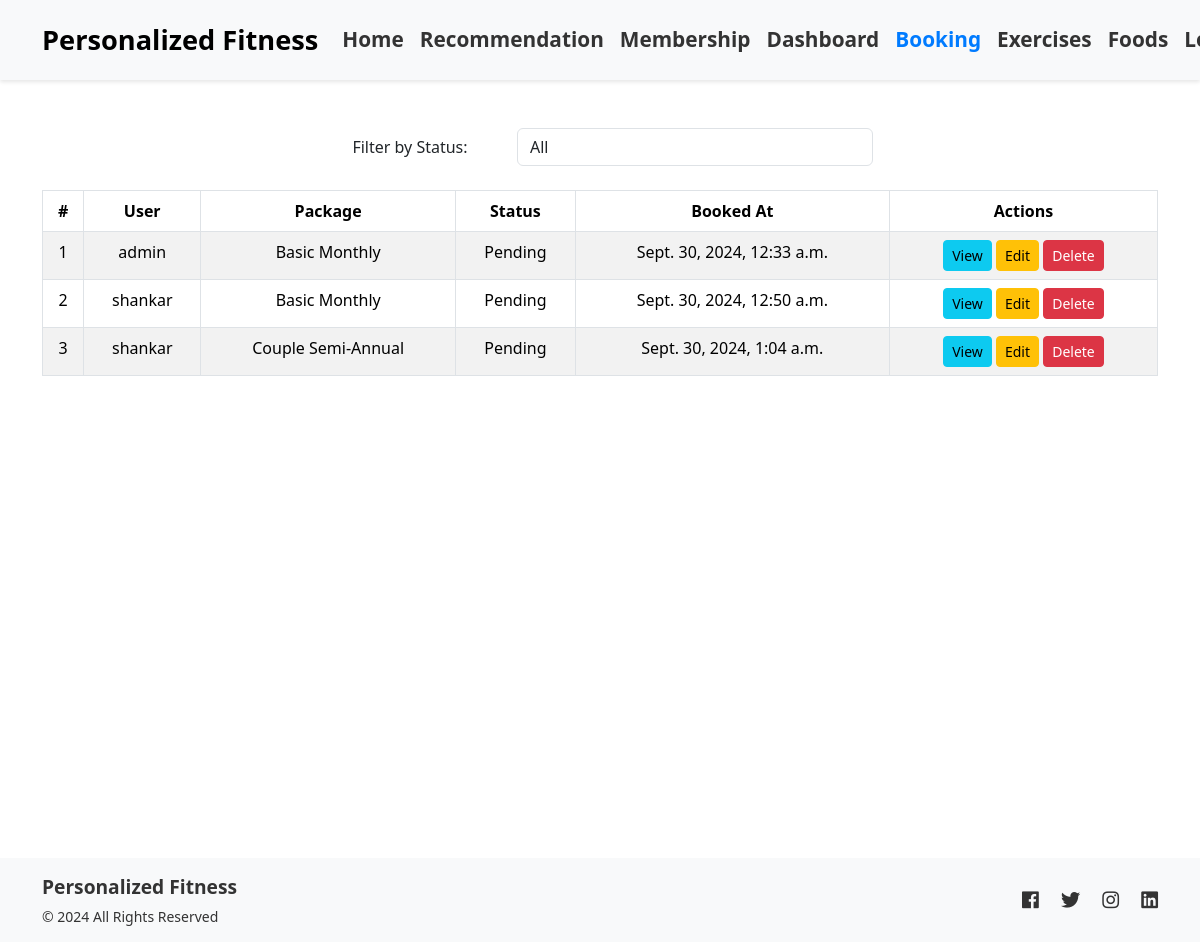
Before: /membership/bookings/ (signed in) with the older database file.
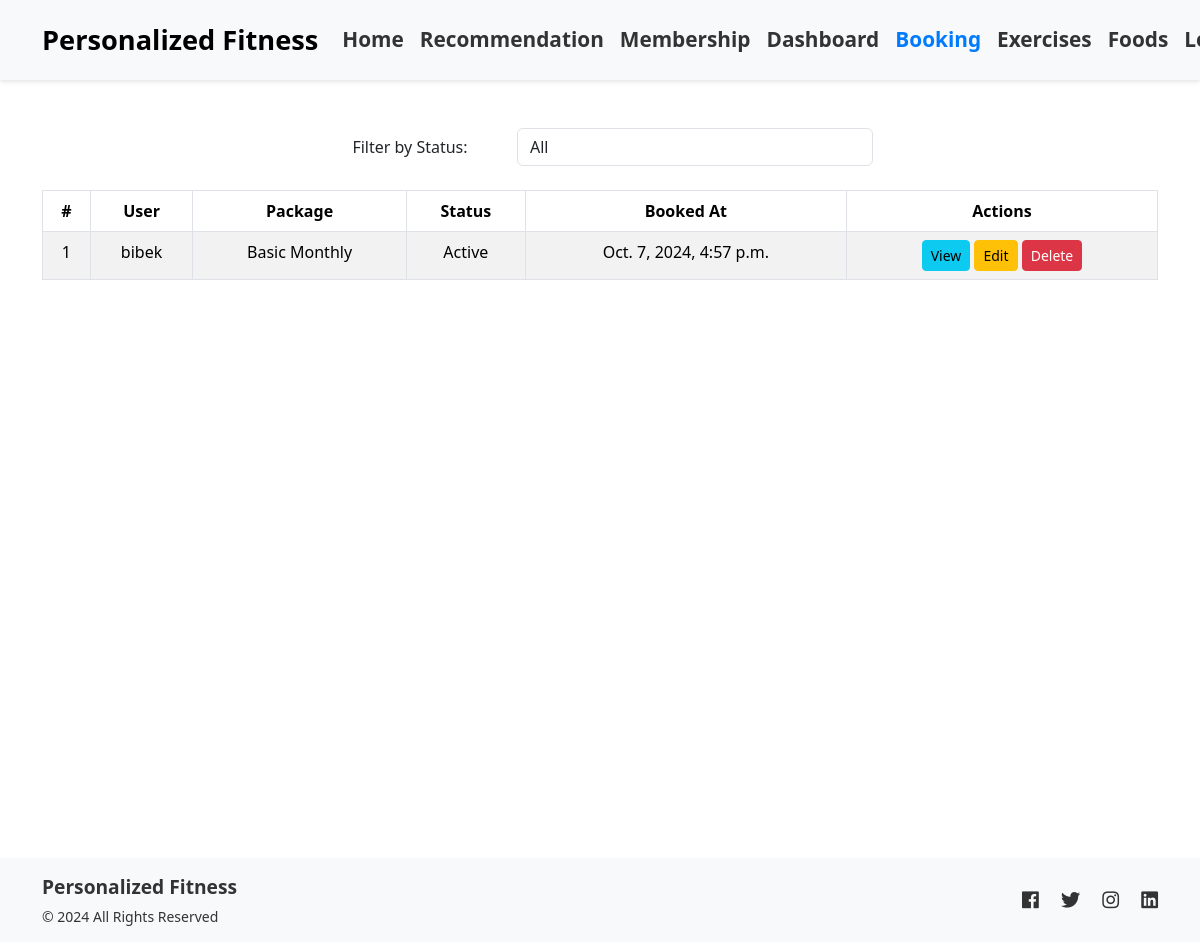
After: the same page with the newer database file.
### membership/models.py (models this page shows, shortened)
class Booking(models.Model):
    STATUS_CHOICES = [
        ('Pending', 'Pending'),
        ('Active', 'Active'),
        ('Expired', 'Expired'),
        ('Cancelled', 'Cancelled'),
    ]
    user = models.ForeignKey(User, related_name='memberships', on_delete=models.CASCADE)
    membership_package = models.ForeignKey(Package, on_delete=models.CASCADE)
    status = models.CharField(max_length=10, choices=STATUS_CHOICES, default='Pending')
    booked_at = models.DateTimeField(auto_now_add=True)
    updated_at = models.DateTimeField(auto_now=True)

class Package(models.Model):
    PACKAGE_CHOICES = [
        ('Monthly', 'Monthly'),
        ('Quarterly', 'Quarterly'),
        ('Semi-Annually', 'Semi-Annually'),
        ('Annually', 'Annually'),
    ]
    CATEGORY_CHOICES = [
        ('Individual', 'Individual'),
        ('Student', 'Student'),
        ('Couple', 'Couple'),
        ('Family', 'Family'),
    ]
    name = models.CharField(max_length=50, unique=True)
    description = models.TextField(blank=True, null=True)
    package_type = models.CharField(max_length=20, choices=PACKAGE_CHOICES)
    category = models.CharField(max_length=20, choices=CATEGORY_CHOICES, default='Individual')
    price = models.DecimalField(max_digits=10, decimal_places=2)
    is_active = models.BooleanField(default=True)
    created_at = models.DateTimeField(auto_now_add=True)
    updated_at = models.DateTimeField(auto_now=True)

### membership/views.py (the view)
    def wrapper(request, *args, **kwargs):
        if not is_admin(request.user):
            messages.error(request, "You are not allowed to access this page.")
            return HttpResponseRedirect(reverse('packages'))
        return view_func(request, *args, **kwargs)

### membership/views.py (called while the page is built)
def is_admin(user):
    return user.is_superuser

def admin_required(view_func):
    def wrapper(request, *args, **kwargs):
        if not is_admin(request.user):
            messages.error(request, "You are not allowed to access this page.")
            return HttpResponseRedirect(reverse('packages'))
        return view_func(request, *args, **kwargs)
    return wrapper

@login_required(login_url='login')
@admin_required
def booking_list(request):
    status_filter = request.GET.get('status')
    if status_filter:
        bookings = Booking.objects.filter(status=status_filter)
    else:
        bookings = Booking.objects.all()
    return render(request, 'bookings/booking_list.html', {'bookings': bookings})

### membership/templates/bookings/booking_list.html (shortened to what this page needs)
{% extends "main.html" %}
{% block content %}
<div class="container py-5 text-center">
    <form method="GET" id="filterForm" class="mb-4">
        <div class="form-group row justify-content-center">
            <label for="status" class="col-sm-2 col-form-label">Filter by Status:</label>
            <div class="col-sm-4">
                <select name="status" id="status" class="form-control" onchange="submitForm()">
                    <option value="">All</option>
                </select>
            </div>
        </div>
    </form>
    <table class="table table-striped table-bordered">
        <thead>
            <tr>
                <th>#</th>
                <th>User</th>
                <th>Package</th>
                <th>Status</th>
                <th>Booked At</th>
                <th>Actions</th>
            </tr>
        </thead>
        <tbody>
            {% for booking in bookings %}
                <tr>
                    <td>{{ forloop.counter }}</td>
                    <td>{{ booking.user.username }}</td>
                    <td>{{ booking.membership_package.name }}</td>
                    <td>{{ booking.status }}</td>
                    <td>{{ booking.booked_at }}</td>
                    <td>
                        <a href="{% url 'booking_detail' booking.pk %}" class="btn btn-info btn-sm">View</a>
                        <a href="{% url 'booking_update' booking.pk %}" class="btn btn-warning btn-sm">Edit</a>
                        <a href="{% url 'booking_delete' booking.pk %}" class="btn btn-danger btn-sm">Delete</a>
                    </td>
                </tr>
            {% empty %}
                <tr>
                    <td colspan="6" class="text-center">No bookings available.</td>
                </tr>
            {% endfor %}
        </tbody>
    </table>
</div>
{% endblock %}

Changed rows visible on the page:
removed Booking: user.username "admin", membership_package.name "Basic Monthly", status "Pending", booked_at "Sept. 30, 2024, 12:33 a.m."
removed Booking: user.username "shankar", membership_package.name "Basic Monthly", status "Pending", booked_at "Sept. 30, 2024, 12:50 a.m."
removed Booking: user.username "shankar", membership_package.name "Couple Semi-Annual", status "Pending", booked_at "Sept. 30, 2024, 1:04 a.m."
added Booking: user.username "bibek", membership_package.name "Basic Monthly", status "Active", booked_at "Oct. 7, 2024, 4:57 p.m."
